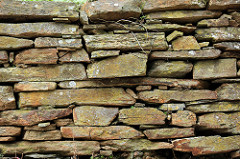
#> input picture bricks.png, 240 x 159 px, found by its file name
$ python image_convolution.py
#> lines starting #> are read from the running program, lines starting #| are printed output that depends on the picture
import cv2
import os
import matplotlib.pyplot as plt
import numpy as np

path = os.path.join('C:/Users/thinkpad/Documents/','bricks.png')
im_array = cv2.imread(path,cv2.IMREAD_GRAYSCALE)
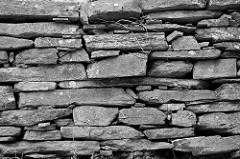
#> im_array: shape (159, 240); min 0, max 254, mean 109.3
#plt.imshow(im_array)

im = im_array

#let's define the kernel for convolution
kernel = np.array([[-1, -1, -1],
                   [-1, 1, -1],
                   [-1, -1, -1]])

print (im.shape)
#| (159, 240)

def convolution(im,kernel):
    result = np.zeros(im.shape)
    # Output array
    for ii in range(im.shape[0] - 3):
        for jj in range(im.shape[1] - 3):
            result[ii, jj] = (im[ii:ii+3, jj:jj+3] * kernel).sum()
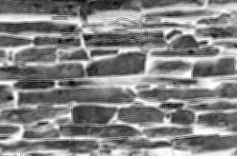
#> result: shape (159, 240) float64; min -1582, max 2, mean -745.7; drawn with min black and max white
    return result


# Print result
plt.imshow(convolution(im,kernel))
plt.show()
